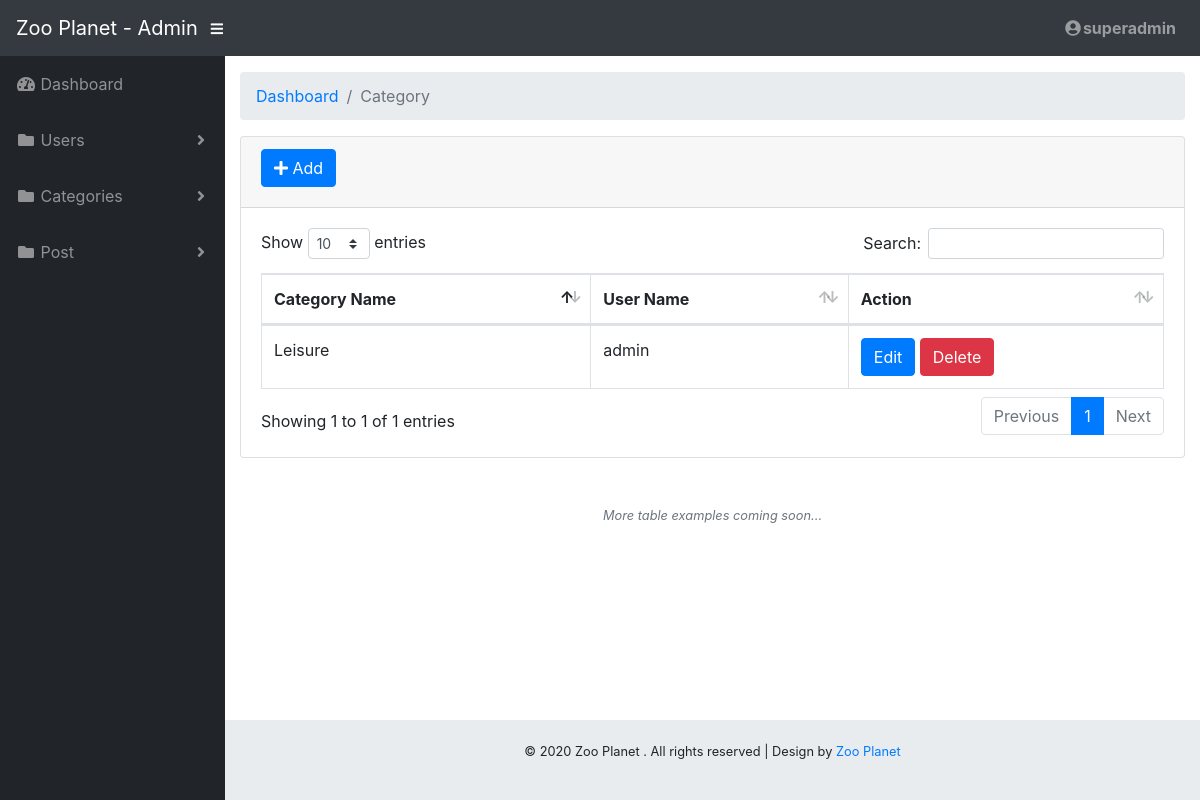
/admin/category/view.php?id=4 (signed in), run on an earlier commit of the app's database.
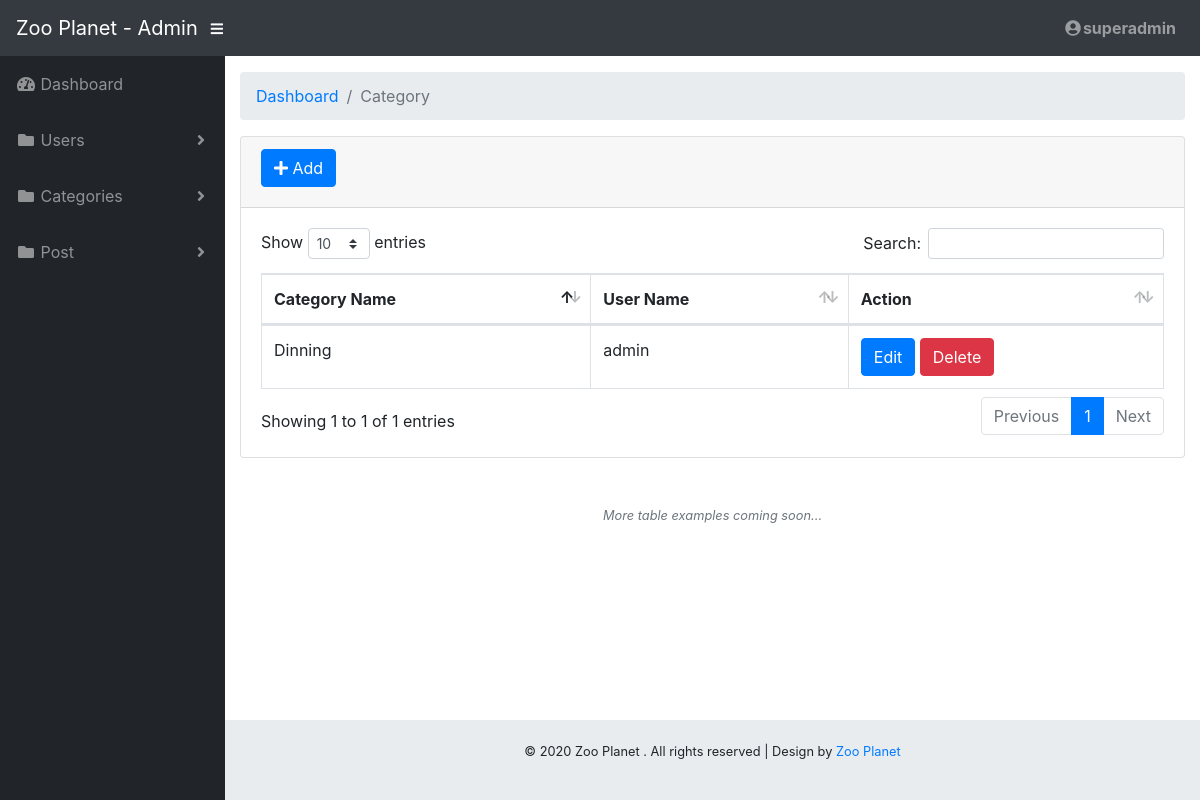
And on a later commit of the database.
### tables this page shows
CREATE TABLE `category` (
  `id` int(11) NOT NULL,
  `cate_name` varchar(250) NOT NULL,
  `parent_id` int(11) NOT NULL DEFAULT '0',
  `user` int(11) NOT NULL,
  `status` int(11) NOT NULL DEFAULT '1'
);

CREATE TABLE `users` (
  `user_id` int(11) NOT NULL,
  `username` varchar(250) NOT NULL,
  `password` varchar(250) NOT NULL,
  `role_id` int(11) NOT NULL DEFAULT '2',
  `status` int(1) NOT NULL DEFAULT '1'
);

### admin/category/view.php (the view, shortened to what this page needs)
<?php
if(isset($_GET["id"]) && $_GET["id"] > 0) {
  $conn = conn_db();
  $id = $_GET["id"];
  $sql = "SELECT * FROM category inner join users on category.user = users.user_id WHERE id = {$id}";
  $result = mysqli_query($conn, $sql);
  if (mysqli_num_rows($result) > 0) {
      $row = mysqli_fetch_assoc($result);
?>
<!DOCTYPE html>
<html lang="en">
<head>
  <link href="../vendor/fontawesome-free/css/all.min.css" rel="stylesheet" type="text/css">
  <link href="../vendor/datatables/dataTables.bootstrap4.css" rel="stylesheet">
  <link href="../css/sb-admin.css" rel="stylesheet">
</head>
<body id="page-top">
  <nav class="navbar navbar-expand navbar-dark bg-dark static-top">
    <a class="navbar-brand mr-1" href="../index.php">Zoo Planet - Admin</a>
    <button class="btn btn-link btn-sm text-white order-1 order-sm-0" id="sidebarToggle" href="#">
      <i class="fas fa-bars"></i>
    </button>
    <ul class="navbar-nav ml-auto ml-md-0">
      <li class="nav-item dropdown no-arrow">
        <a class="nav-link dropdown-toggle" href="#" id="userDropdown" role="button" data-toggle="dropdown" aria-haspopup="true" aria-expanded="false">
          <i class="fas fa-user-circle fa-fw"></i><b><?=$_SESSION['user']['username']?></b>
        </a>
      </li>
    </ul>
  </nav>
  <div id="wrapper">
    <ul class="sidebar navbar-nav">
      <li class="nav-item">
        <a class="nav-link" href="../index.php">
          <i class="fas fa-fw fa-tachometer-alt"></i>
          <span>Dashboard</span>
        </a>
      </li>
      <?php
      if ($_SESSION['user']["role"] == 1) { ?>
      <li class="nav-item dropdown">
        <a class="nav-link dropdown-toggle" href="#" id="pagesDropdown" role="button" data-toggle="dropdown" aria-haspopup="true" aria-expanded="false">
          <i class="fas fa-fw fa-folder"></i>
          <span>Users</span>
        </a>
      </li>
      <?php
      } else {
        echo "<li></li>";
      }
      ?>
      <li class="nav-item dropdown">
        <a class="nav-link dropdown-toggle" href="#" id="pagesDropdown" role="button" data-toggle="dropdown" aria-haspopup="true" aria-expanded="false">
          <i class="fas fa-fw fa-folder"></i>
          <span>Categories</span>
        </a>
      </li>
      <li class="nav-item dropdown">
        <a class="nav-link dropdown-toggle" href="#" id="pagesDropdown" role="button" data-toggle="dropdown" aria-haspopup="true" aria-expanded="false">
          <i class="fas fa-fw fa-folder"></i>
          <span>Post</span>
        </a>
      </li>
    </ul>
    <div id="content-wrapper">
      <div class="container-fluid">
        <ol class="breadcrumb">
          <li class="breadcrumb-item">
            <a href="../index.php">Dashboard</a>
          </li>
          <li class="breadcrumb-item active">Category</li>
        </ol>
        <div class="card mb-3">
          <div class="card-header">
            <button class="btn btn-primary mb-2" type="button">
              <i class="fa fa-plus" aria-hidden="true"> </i><a class="text-white" href="./create.php"> Add</a>
            </button>
          </div>
          <div class="card-body">
            <div class="table-responsive">
              <table class="table table-bordered" id="dataTable" width="100%" cellspacing="0">
                <thead>
                  <tr>
                    <th>Category Name</th>
                    <th>User Name</th>
                    <th>Action</th>
                  </tr>
                </thead>
                <tbody>
                <tr>
                    <td><?= $row['cate_name'] ?></td>
                    <td><?= $row['username'] ?></td>
                    <td>
                      <button class="btn btn-primary" type="button"><a class="text-white" href="<?="./edit.php?id={$row['id']}" ?>" target="_blank"> Edit </a></button>
                      <button class="btn btn-danger" type="button"><a class="text-white" href="<?="./delete.php?id={$row['id']}" ?>" target="_blank" onclick="return confirm('Are you sure you want to delete this item?');"> Delete </a></button>
                    </td>
                </tr>
                <?php
                        }
                    } else {
                        header("Location: http://localhost/zoo/admin/category/list.php");
                    }
                ?>
              </tbody>
              </table>
            </div>
          </div>
        </div>
        <p class="small text-center text-muted my-5">
          <em>More table examples coming soon...</em>
        </p>
      </div>
      <footer class="sticky-footer">
        <div class="container my-auto">
          <div class="copyright text-center my-auto">
            <p>&copy; 2020 Zoo Planet . All rights reserved | Design by <a href="http://localhost/zoo/index.php">Zoo Planet</a></p>
          </div>
        </div>
      </footer>
    </div>
  </div>
</body>
</html>

What changed in the data, as far as the page shows it:
changed category "admin": cate_name "Leisure" → "Dinning"
